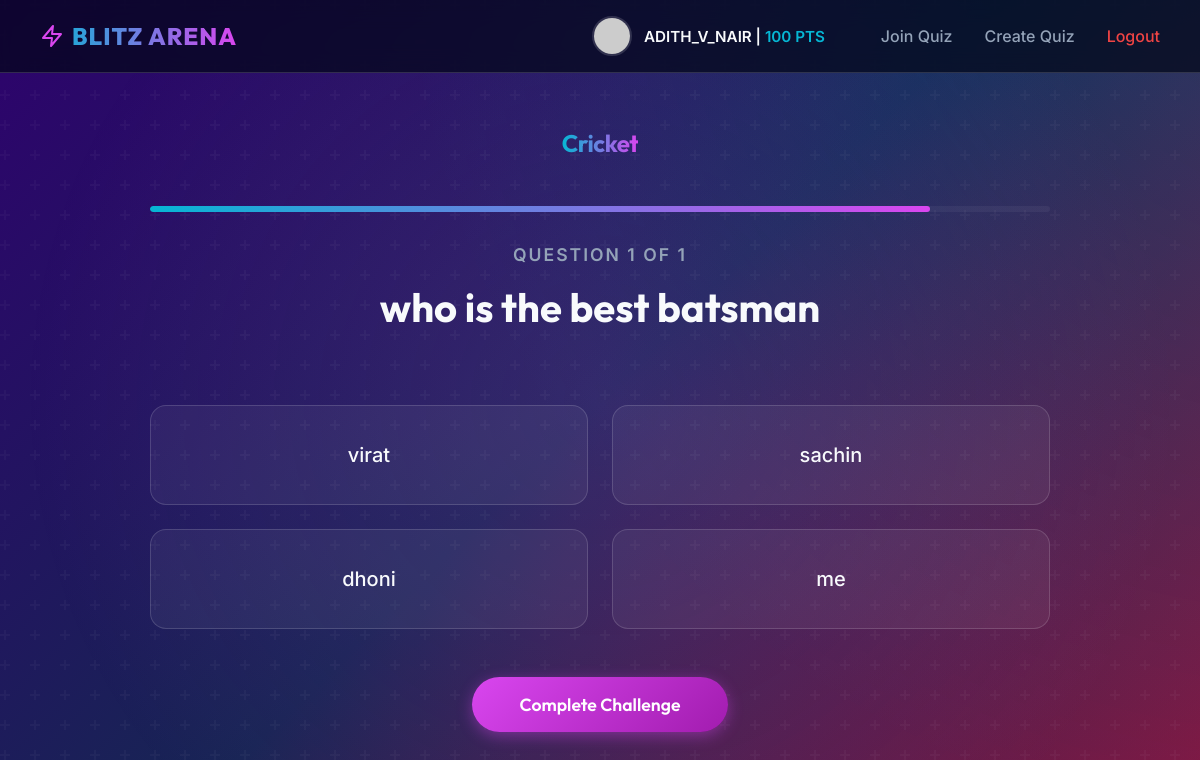
/quiz/7/ (signed in), run on the app's committed database.
### app/models.py (models this page shows, shortened)
class UserProfile(AbstractUser):
    groups = models.ManyToManyField(
        'auth.Group',
        related_name='app_user_set',
        blank=True,
    )
    user_permissions = models.ManyToManyField(
        'auth.Permission',
        related_name='app_user_set',
        blank=True,
    )
    avatar = models.CharField(max_length=255, blank=True, null=True, default='avatar1.png')
    total_points = models.IntegerField(default=0)

class Quiz(models.Model):
    title = models.CharField(max_length=255)
    description = models.TextField(blank=True, null=True)
    creator = models.ForeignKey(UserProfile, on_delete=models.CASCADE, related_name='created_quizzes')
    join_code = models.CharField(max_length=6, unique=True, default=generate_join_code)
    created_at = models.DateTimeField(auto_now_add=True)

class Question(models.Model):
    quiz = models.ForeignKey(Quiz, on_delete=models.CASCADE, related_name='questions')
    text = models.TextField()
    order = models.IntegerField(default=0)

class Option(models.Model):
    question = models.ForeignKey(Question, on_delete=models.CASCADE, related_name='options')
    text = models.CharField(max_length=255)
    is_correct = models.BooleanField(default=False)

### app/views.py (the view, shortened to what this page needs)
# urls.py: path('quiz/<int:quiz_id>/', views.quiz_play, name='quiz_play'),
@login_required
def quiz_play(request, quiz_id):
    quiz = get_object_or_404(Quiz, id=quiz_id)
    return render(request, 'app/quiz_play.html', {'quiz': quiz})

### app/templates/app/quiz_play.html (shortened to what this page needs)
{% extends 'app/base.html' %}
{% block content %}
<div class="quiz-fullscreen-container">
    <div style="text-align: center; margin-bottom: 1rem;">
        <h1 class="text-gradient" style="font-size: 1.5rem;">{{ quiz.title }}</h1>
    </div>
    <div class="timer-bar-container">
        <div class="timer-bar" id="timerBar"></div>
    </div>
    <form method="post" id="quizForm" style="width: 100%; display: flex; justify-content: center;">
        {% for question in quiz.questions.all %}
        <div class="question-container {% if forloop.first %}active{% endif %}" id="q-{{ forloop.counter }}">
            <div class="quiz-progress-text">Question {{ forloop.counter }} of {{ quiz.questions.count }}</div>
            <div class="question-text">{{ question.text }}</div>
            <div class="options-grid">
                {% for option in question.options.all %}
                <label class="option-btn" onclick="selectOption(this, 'q-{{ forloop.parentloop.counter }}')">
                    {{ option.text }}
                </label>
                {% endfor %}
            </div>
            <div style="margin-top: 3rem; text-align: center; width: 100%;">
                {% if forloop.last %}
                <button type="button" class="elegant-btn" style="padding: 1rem 3rem; font-size: 1.1rem;"
                    onclick="submitQuiz()">Complete Challenge</button>
                {% else %}
                <button type="button" class="elegant-btn" style="padding: 1rem 3rem; font-size: 1.1rem;"
                    onclick="nextQuestion({{ forloop.counter }})">Next Question</button>
                {% endif %}
            </div>
        </div>
        {% endfor %}
    </form>
</div>
{% endblock %}

### app/templates/app/base.html (shortened to what this page needs)
{% load static %}
<!DOCTYPE html>
<html lang="en">
<head>
    <link rel="stylesheet" href="{% static 'css/styles.css' %}">
</head>
<body>
    <nav class="navbar">
        <a href="{% url 'dashboard' %}" class="navbar-brand text-gradient">
            <svg width="24" height="24" viewBox="0 0 24 24" fill="none" stroke="currentColor" stroke-width="2"
                stroke-linecap="round" stroke-linejoin="round" style="color: var(--accent);">
                <polygon points="13 2 3 14 12 14 11 22 21 10 12 10 13 2"></polygon>
            </svg>
            BLITZ ARENA
        </a>
        <div class="nav-links">
            {% if user.is_authenticated %}
            <div class="flex-center" style="gap: 12px; margin-right: 1.5rem;">
                <img src="https://ui-avatars.com/api/?name={{ user.username }}&background=8b5cf6&color=fff&bold=true"
                    alt="Avatar" class="avatar-img">
                <span style="font-weight: 600; font-size: 0.95rem;">{{ user.username }} | <span
                        style="color: var(--accent-secondary);">{{ user.total_points }} PTS</span></span>
            </div>
            <a href="{% url 'join_quiz' %}">Join Quiz</a>
            <a href="{% url 'create_quiz' %}">Create Quiz</a>
            <a href="{% url 'logout' %}" style="color: var(--error);">Logout</a>
            {% else %}
            <a href="{% url 'login' %}">Sign In</a>
            <a href="{% url 'register' %}" class="elegant-btn" style="padding: 0.5rem 1.5rem;">Sign Up</a>
            {% endif %}
        </div>
    </nav>
    <div class="container">
        {% block content %}
        {% endblock content %}
    </div>
</body>
</html>

### app/static/css/styles.css (style rules this page uses)
:root { --bg-color: #09090b; --bg-gradient: linear-gradient(135deg, #2e026d 0%, #172554 50%, #831843 100%); --glass-bg: rgba(255, 255, 255, 0.08); --glass-border: rgba(255, 255, 255, 0.15); --glass-glow: rgba(255, 255, 255, 0.05); --accent: #d946ef; --accent-glow: rgba(217, 70, 239, 0.4); --accent-secondary: #06b6d4; --text-main: #f8fafc; --text-muted: #94a3b8; --error: #ef4444; --font-heading: 'Outfit', sans-serif; --font-body: 'Inter', sans-serif; }
* { margin: 0; padding: 0; box-sizing: border-box; }
body { background-color: var(--bg-color); background-image: var(--bg-gradient); color: var(--text-main); font-family: var(--font-body); min-height: 100vh; display: flex; flex-direction: column; overflow-x: hidden; scroll-behavior: smooth; position: relative; }
body::before { content: ''; position: fixed; top: -50%; left: -50%; width: 200%; height: 200%; background: radial-gradient(circle at center, rgba(217, 70, 239, 0.15) 0%, transparent 40%), radial-gradient(circle at 80% 20%, rgba(6, 182, 212, 0.15) 0%, transparent 40%); z-index: -2; pointer-events: none; animation: rotateGradient 20s ease-in-out infinite alternate; }
body::after { content: ''; position: fixed; top: 0; left: 0; right: 0; bottom: 0; z-index: -1; pointer-events: none; }
h1, h2, h3, h4, h5, h6 { font-family: var(--font-heading); letter-spacing: -0.02em; font-weight: 700; }
.text-gradient { background: linear-gradient(to right, var(--accent-secondary), var(--accent)); -webkit-background-clip: text; background-clip: text; -webkit-text-fill-color: transparent; display: inline-block; }
.navbar { background: rgba(2, 6, 23, 0.7); backdrop-filter: blur(12px); border-bottom: 1px solid var(--glass-border); padding: 1rem 2.5rem; display: flex; justify-content: space-between; align-items: center; position: sticky; top: 0; z-index: 100; }
.navbar-brand { font-family: var(--font-heading); font-size: 1.5rem; font-weight: 800; color: var(--text-main); text-decoration: none; display: flex; align-items: center; gap: 8px; letter-spacing: 1px; }
.nav-links { display: flex; gap: 2rem; align-items: center; }
.nav-links a { color: var(--text-muted); text-decoration: none; font-weight: 500; font-size: 1rem; transition: all 0.3s ease; position: relative; }
.nav-links a::after { content: ''; position: absolute; bottom: -4px; left: 0; width: 0; height: 2px; background: var(--accent); transition: width 0.3s ease; }
.container { max-width: 1200px; margin: 2rem auto; padding: 0 1.5rem; flex-grow: 1; width: 100%; animation: fadeIn 0.8s ease-out; }
.elegant-btn { display: inline-flex; align-items: center; justify-content: center; background: linear-gradient(135deg, var(--accent), #a21caf); color: #fff; font-family: var(--font-heading); font-size: 1rem; font-weight: 600; text-decoration: none; padding: 0.8rem 2rem; border: none; border-radius: 50px; cursor: pointer; transition: all 0.3s cubic-bezier(0.4, 0, 0.2, 1); box-shadow: 0 4px 15px var(--accent-glow); position: relative; overflow: hidden; }
.elegant-btn::after { content: ''; position: absolute; top: -50%; left: -50%; width: 200%; height: 200%; background: radial-gradient(circle, rgba(255, 255, 255, 0.3) 0%, transparent 60%); opacity: 0; transform: scale(0.5); transition: opacity 0.3s, transform 0.3s; }
.quiz-fullscreen-container { display: flex; flex-direction: column; justify-content: center; align-items: center; min-height: calc(100vh - 150px); width: 100%; }
.options-grid { display: grid; grid-template-columns: 1fr 1fr; gap: 1.5rem; margin-top: 2.5rem; width: 100%; max-width: 900px; }
.option-btn { background: rgba(255, 255, 255, 0.05); border: 1px solid var(--glass-border); color: var(--text-main); padding: 1.5rem 2rem; font-size: 1.25rem; font-weight: 500; border-radius: 16px; cursor: pointer; transition: all 0.3s cubic-bezier(0.4, 0, 0.2, 1); text-align: center; display: flex; justify-content: center; align-items: center; min-height: 100px; }
.timer-bar-container { width: 100%; max-width: 900px; height: 6px; background: rgba(255, 255, 255, 0.05); border-radius: 3px; margin: 2rem 0; overflow: hidden; position: relative; }
.timer-bar { height: 100%; background: linear-gradient(90deg, var(--accent-secondary), var(--accent)); width: 100%; border-radius: 3px; transition: width 1s linear, background-color 0.3s ease; }
.avatar-img { width: 40px; height: 40px; border-radius: 50%; object-fit: cover; border: 2px solid var(--glass-border); }
.flex-center { display: flex; align-items: center; justify-content: center; }

### data on the page
UserProfile: username "ADITH_V_NAIR", total_points "100"
Quiz: title "Cricket", questions.count "1"
Question: text "who is the best batsman"
Option: text "virat"
Option: text "sachin"
Option: text "dhoni"
Option: text "me"
